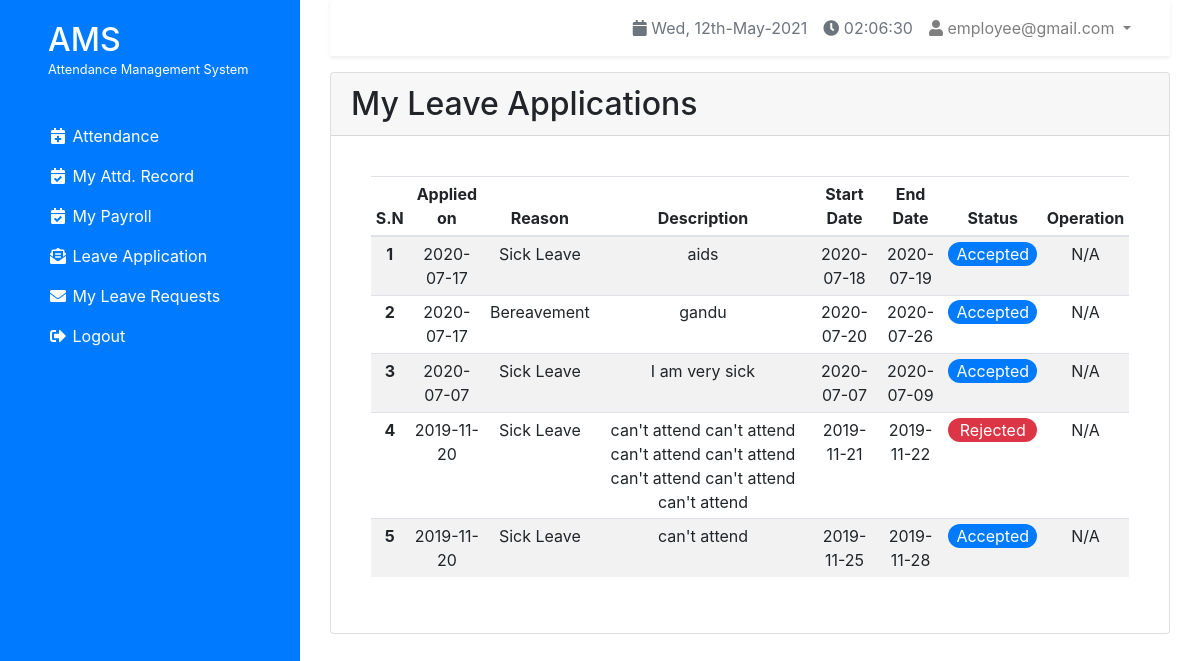
The page /leave_request (signed in) on the database its author committed.
### tables this page shows
CREATE TABLE `leaves` (
  `leave_id` bigint(20) UNSIGNED NOT NULL,
  `employee_id` int(11) NOT NULL,
  `applied_date` date NOT NULL,
  `reason` varchar(255) NOT NULL,
  `description` varchar(255) NOT NULL,
  `start_date` date NOT NULL,
  `end_date` date NOT NULL,
  `status` varchar(15) DEFAULT NULL
);

### functions/loadTemplate.php (called while the page is built, shortened)
<?php
	function loadTemplate($fileName, $templateVars){
		extract($templateVars);
		require $fileName;
		$content = ob_get_clean();
		return $content;
	}
?>

### controllers/leave_request.php (called while the page is built, shortened)
<?php
	$msg = '';
	$emp_id = $_SESSION['logged_emp_id'];
	$leaves = $pdo->prepare("SELECT * FROM leaves WHERE employee_id = '$emp_id' ORDER BY applied_date DESC");
	$leaves->execute();
	$templateVars = [
		'leaves' => $leaves,
		'msg'=> $msg
	];
	$title = 'Online Attendance - Leave Requests';
	$content = loadTemplate('../views/leave_request_template.php', $templateVars);
?>

### views/leave_request_template.php (the view, shortened to what this page needs)
<div class="container justify-content-center">
    <div class="card">
        <h2 class="card-header">My Leave Applications</h2>
        <div class="card-body">
            <div class="card-body">
                <table class="table-responsive-md table table-sm table-striped text-center">
                    <?php if ($leaves->rowCount() >0 ){ ?>
                        <thead>
                            <tr>
                                <th scope="col">S.N</th>
                                <th scope="col">Applied on</th>
                                <th scope="col">Reason</th>
                                <th scope="col">Description</th>
                                <th scope="col">Start Date</th>
                                <th scope="col">End Date</th>
                                <th scope="col">Status</th>
                                <th scope="col">Operation</th>
                            </tr>
                        </thead>
                        <tbody>
                            <?php
                            $sn = 1;
                            foreach ($leaves as $leave) {?>
                                <tr>
                                    <th><?php echo $sn++; ?></th>
                                    <td><?php echo $leave['applied_date']; ?></td>
                                    <td><?php echo $leave['reason']; ?></td>
                                    <td><?php echo $leave['description']; ?></td>
                                    <td><?php echo $leave['start_date']; ?></td>
                                    <td><?php echo $leave['end_date']; ?></td>
                                    <td><?php  if($leave['status'] == null){
                                        echo "-";
                                    } else if($leave['status'] == 'Accepted') {
                                        echo '<div class="bg-primary text-white rounded-pill px-2">'.$leave['status'].'</div>';
                                    } else{
                                        echo '<div class="bg-danger text-white rounded-pill px-2">'.$leave['status'].'</div>';
                                    }?></td>
                                    <td><?php
                                    if ($leave['status'] == null) {
                                        echo '<a class="btn btn-sm btn-danger" href="leave?cid='.$leave['leave_id'].'">Cancel</a>';
                                    } else {
                                        echo 'N/A';
                                    }
                                    ?></td>
                                </tr>
                                <?php
                            } ?>
                        </tbody>
                    <?php }
                    else {
                        echo '<p>No Record Found</p>';
                    }
                    ?>
                </table>
            </div>
        </div>
    </div>

### views/template.php (shortened to what this page needs)
<!doctype html>
<html>
<head>
    <link rel="stylesheet" href="https://stackpath.bootstrapcdn.com/bootstrap/4.3.1/css/bootstrap.min.css">
    <link rel="stylesheet" href="https://cdnjs.cloudflare.com/ajax/libs/font-awesome/5.11.2/css/all.css">
    <link href="../css/style.css" rel="stylesheet">
</head>
<body>
    <div id="app">
        <main class="container-fluid">
            <div class="row">
                <section class="col-md-3 pl-5 py-3 bg-primary sidebar-nav">
                    <?php require('employee-sidebar.php'); ?>
                </section>
                <section class="col-md-9 main-section pb-3">
                    <div class="container-fluid pb-3">
                        <?php require 'employee-nav-top.php'; ?>
                    </div>
                    <?php echo $content; ?>
                </section>
            </div>
        </main>
    </div>
</body>
</html>

### views/employee-sidebar.php
<div class="navbar-dark">
    <ul class="sidebar navbar-nav" data-widget="tree">
        <li class="nav-item">
            <a class="navbar-brand" href="home">
                <h2 class="mb-0 text-centerr"><span>AMS</span></h2>
                <h6 class="mt-0"><small>Attendance Management System</small></h6>
            </a><br><br>
        </li>
        <li class="nav-item">
            <a class="nav-link text-white" href="attendance">
                <i class="fas fa-fw fa-calendar-plus"></i>
                <span>Attendance</span>
            </a>
        </li>
        <li class="nav-item">
            <a class="nav-link text-white" href="attd_record">
                <i class="fas fa-fw fa-calendar-check"></i>
                <span>My Attd. Record</span>
            </a>
        </li>
        <li class="nav-item">
            <a class="nav-link text-white" href="payrollDetails">
                <i class="fas fa-fw fa-calendar-check"></i>
                <span>My Payroll</span>
            </a>
        </li>
        <li class="nav-item">
            <a class="nav-link text-white" href="leave_form">
                <i class="fas fa-fw fa-envelope-open-text"></i>
                <span>Leave Application</span>
            </a>
        </li>
        <li class="nav-item">
            <a class="nav-link text-white" href="leave_request">
                <i class="fas fa-fw fa-envelope"></i>
                <span>My Leave Requests</span>
            </a>
        </li>
        <li class="nav-item">
            <a class="nav-link text-white" href="logout">
                <i class="fas fa-fw fa-sign-out-alt"></i>
                <span>Logout</span>
            </a>
        </li>
    </ul>
</div>

### views/employee-nav-top.php (shortened to what this page needs)
<nav class="navbar navbar-expand-md navbar-light bg-white shadow-sm">
    <div class="container-fluid">
        <div class="collapse navbar-collapse" id="navbarSupportedContent">
            <ul class="navbar-nav ml-auto">
            <?php
                if (isset($_SESSION['logged_emp_id'])){?>
                    <li class="nav-item nav-link text-muted"><span><i class="fas fa fa-calendar"></i> </span><?php echo date('D, dS-M-Y'); ?></li>
                    <li class="nav-item nav-link text-muted"><i class="fas fa fa-clock"></i> <span id="date_time"></span></li>
                    <li class="nav-item dropdown">
                        <a id="navbarDropdown" class="nav-link dropdown-toggle" href="#" role="button" data-toggle="dropdown" aria-haspopup="true" aria-expanded="false" v-pre>
                            <i class="fas fa fa-user"></i>
                            <?php echo $_SESSION['logged_emp_email'] ?><span class="caret"></span>
                        </a>
                    </li>
                <?php }
                else{
                    echo '<a class="nav-item nav-link" href="login"> Login </a>';
                }
            ?>
            </ul>
        </div>
    </div>
</nav>
<body onload=display_ct();></body>

### public/index.php (shortened to what this page needs)
<?php
	require '../functions/loadTemplate.php';
	if (isset($_GET['page'])) {
		$page = $_GET['page'];
	}
	else
		$page = 'home';
	require '../controllers/'.$page.'.php';
	$templateVars = [
		'title' => $title,
		'content' => $content
	];
	$html = loadTemplate('../views/template.php', $templateVars);
	echo $html;
?>

### rows shown on the page
leaves: applied_date "2020-07-17", reason "Sick Leave", description "aids", start_date "2020-07-18", end_date "2020-07-19", status "Accepted", shows "N/A"
leaves: applied_date "2020-07-17", reason "Bereavement", description "gandu", start_date "2020-07-20", end_date "2020-07-26", status "Accepted", shows "N/A"
leaves: applied_date "2020-07-07", reason "Sick Leave", description "I am very sick", start_date "2020-07-07", end_date "2020-07-09", status "Accepted", shows "N/A"
leaves: applied_date "2019-11-20", reason "Sick Leave", description "can't attend can't attend can't attend can't attend can't attend can't attend can't attend", start_date "2019-11-21", end_date "2019-11-22", status "Rejected", shows "N/A"
leaves: applied_date "2019-11-20", reason "Sick Leave", description "can't attend", start_date "2019-11-25", end_date "2019-11-28", status "Accepted", shows "N/A"

### other values the page prints
$_SESSION['logged_emp_email'] "employee@gmail.com"
